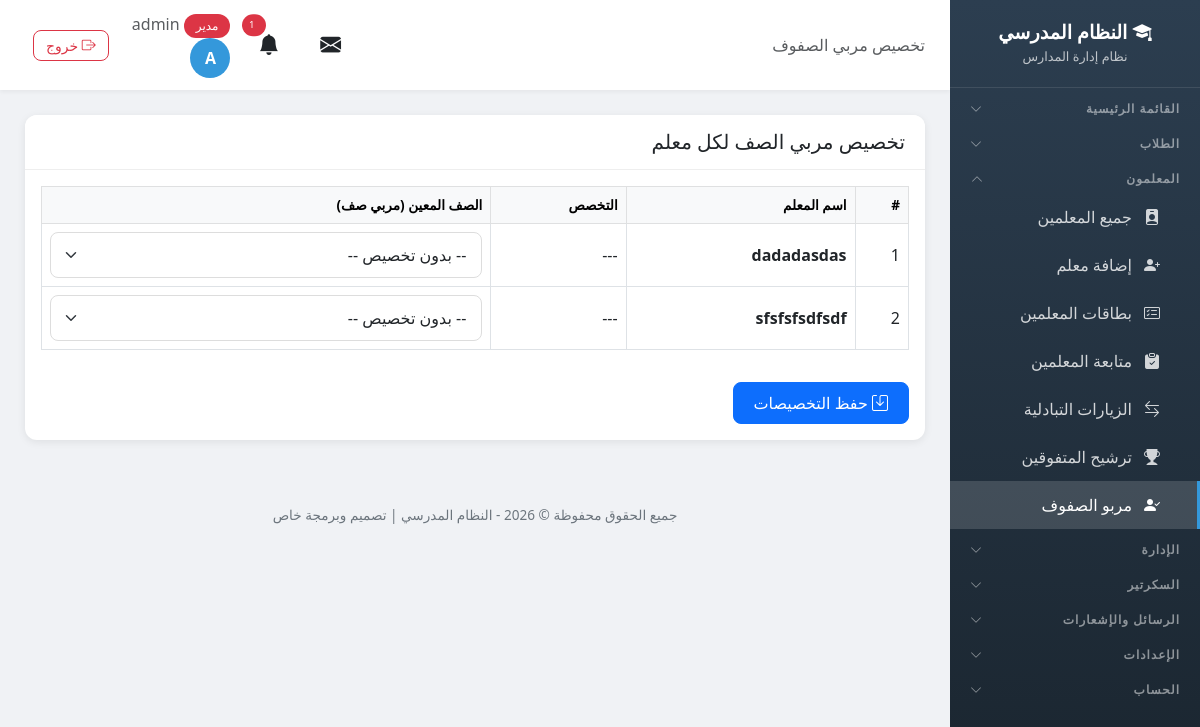
Screenshot of /guardians/ (signed in) with the database file from the repository.
### school/models.py (models this page shows, shortened)
class Profile(models.Model):
    ROLE_CHOICES = [
        ('admin', 'مدير'),
        ('vice_principal', 'نائب مدير'),
        ('secretary', 'سكرتير'),
        ('teacher', 'معلم'),
        ('student', 'طالب'),
    ]
    user = models.OneToOneField(User, on_delete=models.CASCADE, related_name='profile')
    role = models.CharField('الدور', max_length=20, choices=ROLE_CHOICES, default='student')
    phone = models.CharField('رقم الهاتف', max_length=20, blank=True)

class Teacher(models.Model):
    user = models.OneToOneField(User, on_delete=models.CASCADE, related_name='teacher_profile')
    full_name = models.CharField('الاسم الكامل', max_length=200)
    email = models.EmailField('البريد الإلكتروني', blank=True)
    phone = models.CharField('رقم الهاتف', max_length=20, blank=True)
    id_number = models.CharField('رقم الهوية', max_length=50, blank=True, help_text='رقم هوية المعلم الوطني')
    hire_date = models.DateField('تاريخ التعيين', null=True, blank=True)
    birth_date = models.DateField('تاريخ الميلاد', null=True, blank=True)
    qualification = models.CharField('المؤهل العلمي', max_length=200, blank=True, help_text='مثال: بكالوريوس، ماجستير، دكتوراه')
    specialization = models.CharField('التخصص', max_length=200, blank=True, help_text='مثال: رياضيات، فيزياء، لغة عربية')
    classes = models.ManyToManyField(Class, verbose_name='الصفوف', blank=True, related_name='teachers')
    subjects = models.ManyToManyField(Subject, verbose_name='المواد', blank=True, related_name='teachers')
    created_at = models.DateTimeField('تاريخ الإضافة', auto_now_add=True)
    class Meta:
        verbose_name = 'معلم'
        verbose_name_plural = 'المعلمون'

### school/views.py (the view, shortened to what this page needs)
# urls.py: path('guardians/', views.guardian_assign, name='guardian_assign'),
@login_required
def guardian_assign(request):
    if not has_perm(request.user, 'guardians', 'view'):
        messages.error(request, 'ليس لديك صلاحية')
        return redirect('dashboard')
    teachers = Teacher.objects.all().select_related('guardian_class').order_by('full_name')
    classes = Class.objects.all().order_by('name')
    return render(request, 'school/guardian_assign.html', {
        'teachers': teachers,
        'classes': classes,
    })

### school/models.py (called while the page is built, shortened)
def has_perm(user, module, action):
    if user.profile.role == 'admin':
        return True

### school/services.py (called while the page is built, shortened)
def send_visit_reminders():
    try:
        tomorrow = date.today() + timedelta(days=1)
        due = VisitProgram.objects.filter(visit_date=tomorrow, reminder_sent=False).select_related('teacher')
        if not due.exists():
            return
    except Exception as e:
        logger.error(f'خطأ في إرسال تذكيرات الزيارات: {e}')

### templates/school/guardian_assign.html (shortened to what this page needs)
{% extends 'school/base.html' %}
{% block page_heading %}تخصيص مربي الصفوف{% endblock %}
{% block content %}
<div class="card">
    <div class="card-header"><h5 class="mb-0">تخصيص مربي الصف لكل معلم</h5></div>
    <div class="card-body">
        <form method="post">
            <div class="table-responsive">
                <table class="table table-bordered table-hover">
                    <thead class="table-light">
                        <tr>
                            <th>#</th>
                            <th>اسم المعلم</th>
                            <th>التخصص</th>
                            <th>الصف المعين (مربي صف)</th>
                        </tr>
                    </thead>
                    <tbody>
                        {% for t in teachers %}
                        <tr>
                            <td>{{ forloop.counter }}</td>
                            <td><strong>{{ t.full_name }}</strong></td>
                            <td>{{ t.specialization|default:'---' }}</td>
                            <td style="min-width: 220px;">
                                <select name="guardian_{{ t.id }}" class="form-select">
                                    <option value="">-- بدون تخصيص --</option>
                                </select>
                            </td>
                        </tr>
                        {% empty %}
                        <tr>
                            <td colspan="4" class="text-center text-muted py-4">لا يوجد معلمون</td>
                        </tr>
                        {% endfor %}
                    </tbody>
                </table>
            </div>
            {% if teachers %}
            <div class="mt-3">
                <button type="submit" class="btn btn-primary"><i class="bi bi-save"></i> حفظ التخصيصات</button>
            </div>
            {% endif %}
        </form>
    </div>
</div>
{% endblock %}

### templates/school/base.html (shortened to what this page needs)
<!DOCTYPE html>
<html lang="ar" dir="rtl">
<head>
    <link href="https://cdn.jsdelivr.net/npm/bootstrap@5.3.0/dist/css/bootstrap.min.css" rel="stylesheet">
    <link href="https://cdn.jsdelivr.net/npm/bootstrap@5.3.0/dist/css/bootstrap.rtl.min.css" rel="stylesheet">
    <link rel="stylesheet" href="https://cdn.jsdelivr.net/npm/bootstrap-icons@1.11.0/font/bootstrap-icons.css">
    <link href="https://cdn.jsdelivr.net/npm/select2@4.1.0-rc.0/dist/css/select2.min.css" rel="stylesheet" />
    <link href="https://cdn.jsdelivr.net/npm/select2-bootstrap-5-theme@1.3.0/dist/select2-bootstrap-5-theme.rtl.min.css" rel="stylesheet" />
    <link rel="stylesheet" href="https://unpkg.com/leaflet@1.9.4/dist/leaflet.css" />
</head>
<body>
    {% if user.is_authenticated %}
    <div class="sidebar" id="sidebar">
        <div class="brand">
            <h4><i class="bi bi-mortarboard-fill"></i> النظام المدرسي</h4>
            <small>نظام إدارة المدارس</small>
        </div>
        {% if user.is_authenticated %}
        <button class="nav-section nav-toggle" type="button" data-target="collapse-main" aria-expanded="false">
            <span>القائمة الرئيسية</span><i class="bi bi-chevron-down"></i>
        </button>
        {% if 'students_view' in user_perms or 'students_add' in user_perms or 'notes_view' in user_perms or 'levels_view' in user_perms %}
        <button class="nav-section nav-toggle" type="button" data-target="collapse-students" aria-expanded="false">
            <span>الطلاب</span><i class="bi bi-chevron-down"></i>
        </button>
        {% endif %}
        {% if 'teachers_view' in user_perms or 'teachers_add' in user_perms or 'nominations_view' in user_perms or 'guardians_view' in user_perms %}
        <button class="nav-section nav-toggle" type="button" data-target="collapse-teachers" aria-expanded="false">
            <span>المعلمون</span><i class="bi bi-chevron-down"></i>
        </button>
        <div class="nav-collapse" id="collapse-teachers">
        {% endif %}
        {% if 'teachers_view' in user_perms %}
        <a href="{% url 'teacher_list' %}" class="nav-link {% if 'teacher' in request.resolver_match.url_name %}active{% endif %}">
            <i class="bi bi-person-badge-fill"></i> جميع المعلمين
        </a>
        {% endif %}
        {% if 'teachers_add' in user_perms %}
        <a href="{% url 'add_teacher' %}" class="nav-link {% if request.resolver_match.url_name == 'add_teacher' %}active{% endif %}">
            <i class="bi bi-person-plus-fill"></i> إضافة معلم
        </a>
        {% endif %}
        {% if 'teachers_view' in user_perms %}
        <a href="{% url 'teacher_cards_report' %}" class="nav-link {% if request.resolver_match.url_name == 'teacher_cards_report' %}active{% endif %}">
            <i class="bi bi-card-checklist"></i> بطاقات المعلمين
        </a>
        {% endif %}
        {% if 'teacher_followup_view' in user_perms %}
        <a href="{% url 'teacher_followups' %}" class="nav-link {% if 'followup' in request.resolver_match.url_name %}active{% endif %}">
            <i class="bi bi-clipboard-check-fill"></i> متابعة المعلمين
        </a>
        {% endif %}
        {% if 'reciprocal_visits_view' in user_perms and user.profile.role != 'teacher' %}
        <a href="{% url 'reciprocal_visit_list' %}" class="nav-link {% if 'reciprocal_visit' in request.resolver_match.url_name %}active{% endif %}">
            <i class="bi bi-arrow-left-right"></i> الزيارات التبادلية
        </a>
        {% endif %}
        {% if 'nominations_view' in user_perms %}
        <a href="{% url 'guardian_students' %}" class="nav-link {% if request.resolver_match.url_name == 'guardian_students' %}active{% endif %}">
            <i class="bi bi-trophy-fill"></i> ترشيح المتفوقين
        </a>
        {% endif %}
        {% if 'guardians_view' in user_perms %}
        <a href="{% url 'guardian_assign' %}" class="nav-link {% if request.resolver_match.url_name == 'guardian_assign' %}active{% endif %}">
            <i class="bi bi-person-check-fill"></i> مربو الصفوف
        </a>
        {% endif %}
        {% if 'teachers_view' in user_perms or 'teachers_add' in user_perms or 'nominations_view' in user_perms or 'guardians_view' in user_perms %}
        </div>
        {% endif %}
        {% if 'classes_view' in user_perms or 'subjects_view' in user_perms or 'announcements_view' in user_perms or 'agenda_view' in user_perms or 'leaves_view' in user_perms or 'lateness_view' in user_perms or 'meetings_view' in user_perms or 'supervisor_visits_view' in user_perms or 'inspection_visits_view' in user_perms or 'visit_program_view' in user_perms or 'absence_view' in user_perms or 'schedule_view' in user_perms or 'certificates_view' in user_perms or 'exams_view' in user_perms or 'survey_view' in user_perms %}
        <button class="nav-section nav-toggle" type="button" data-target="collapse-admin" aria-expanded="false">
            <span>الإدارة</span><i class="bi bi-chevron-down"></i>
        </button>
        {% endif %}
        {% if 'incoming_view' in user_perms or 'outgoing_view' in user_perms %}
        <button class="nav-section nav-toggle" type="button" data-target="collapse-secretary" aria-expanded="false">
            <span>السكرتير</span><i class="bi bi-chevron-down"></i>
        </button>
        {% endif %}
        {% if 'messages_view' in user_perms or 'messages_send' in user_perms %}
        <button class="nav-section nav-toggle" type="button" data-target="collapse-messages" aria-expanded="false">
            <span>الرسائل والإشعارات</span><i class="bi bi-chevron-down"></i>
        </button>
        {% endif %}
        {% if 'settings_accounts' in user_perms or 'settings_whatsapp' in user_perms or 'settings_links' in user_perms or user.profile.role == 'admin' %}
        <button class="nav-section nav-toggle" type="button" data-target="collapse-settings" aria-expanded="false">
            <span>الإعدادات</span><i class="bi bi-chevron-down"></i>
        </button>
        {% endif %}
        <button class="nav-section nav-toggle" type="button" data-target="collapse-account" aria-expanded="false">
            <span>الحساب</span><i class="bi bi-chevron-down"></i>
        </button>
        {% endif %}
    </div>
    <div class="main-content">
        <div class="top-bar">
            <div>
                <span class="d-none d-md-inline text-muted">{% block page_heading %}{% endblock %}</span>
            </div>
            <div class="user-info">
                <div class="dropdown d-inline-block mx-2" id="messageBell">
                    <button class="btn btn-link text-reset position-relative p-1" type="button" data-bs-toggle="dropdown" aria-expanded="false" style="font-size: 1.3rem;">
                        <i class="bi bi-envelope-fill"></i>
                    </button>
                </div>
                <div class="dropdown d-inline-block mx-2" id="notificationBell">
                    <button class="btn btn-link text-reset position-relative p-1" type="button" data-bs-toggle="dropdown" aria-expanded="false" style="font-size: 1.3rem;">
                        <i class="bi bi-bell-fill"></i>
                        {% if unread_notifications_count > 0 %}
                        <span class="position-absolute top-0 start-100 translate-middle badge rounded-pill bg-danger" style="font-size: 0.6rem;">
                            {{ unread_notifications_count }}
                        </span>
                        {% endif %}
                    </button>
                </div>
                <a href="{% url 'my_account' %}" class="text-decoration-none text-reset">
                    <span class="text-muted d-none d-sm-inline">
                        <span class="badge bg-{% if user.profile.role == 'admin' %}danger{% elif user.profile.role == 'teacher' %}success{% else %}info{% endif %}">
                            {{ user.profile.get_role_display }}
                        </span>
                        {{ user.first_name|default:user.username }}
                    </span>
                    <div class="avatar">{{ user.first_name|first|default:user.username|first|upper }}</div>
                </a>
                <a href="{% url 'logout' %}" class="btn btn-sm btn-outline-danger ms-2" title="تسجيل الخروج">
                    <i class="bi bi-box-arrow-right"></i> <span class="d-none d-sm-inline">خروج</span>
                </a>
            </div>
        </div>
        <div class="page-content">
            {% block content %}{% endblock %}
        </div>
        <div class="footer no-print">
            <p>جميع الحقوق محفوظة &copy; {% now "Y" %} - النظام المدرسي | تصميم وبرمجة خاص</p>
        </div>
    </div>
    {% endif %}
</body>
</html>

### templates/school/base.html (style rules this page uses)
:root { --primary-color: #2c3e50; --secondary-color: #3498db; --accent-color: #e74c3c; --success-color: #27ae60; --warning-color: #f39c12; --info-color: #17a2b8; --sidebar-width: 250px; }
body { font-family: 'Segoe UI', Tahoma, sans-serif; background-color: #f0f2f5; overflow-x: hidden; }
.sidebar { position: fixed; top: 0; right: 0; height: 100vh; width: var(--sidebar-width); background: linear-gradient(180deg, var(--primary-color) 0%, #1a252f 100%); color: #fff; z-index: 1000; transition: all 0.3s ease; overflow-y: auto; }
.sidebar .brand { padding: 20px 15px; text-align: center; border-bottom: 1px solid rgba(255,255,255,0.1); }
.sidebar .brand h4 { margin: 0; font-weight: 700; font-size: 1.2rem; }
.sidebar .brand small { color: rgba(255,255,255,0.7); font-size: 0.8rem; }
.sidebar .nav-link { color: rgba(255,255,255,0.8); padding: 12px 20px; border-right: 3px solid transparent; transition: all 0.2s ease; display: flex; align-items: center; gap: 10px; }
.sidebar .nav-link.active { background: rgba(255,255,255,0.15); color: #fff; border-right-color: var(--secondary-color); }
.sidebar .nav-link i { width: 20px; text-align: center; }
.sidebar .nav-section { padding: 15px 20px 5px; font-size: 0.7rem; text-transform: uppercase; color: rgba(255,255,255,0.4); letter-spacing: 1px; }
.sidebar .nav-toggle { display: flex; justify-content: space-between; align-items: center; width: 100%; background: none; border: none; padding: 12px 20px 5px; cursor: pointer; text-align: right; font-size: 0.75rem; font-weight: 700; letter-spacing: 1px; color: rgba(255,255,255,0.5); transition: color 0.2s ease; }
.sidebar .nav-toggle .bi-chevron-down { transition: transform 0.3s ease; }
.sidebar .nav-toggle.open .bi-chevron-down { transform: rotate(180deg); }
.sidebar .nav-collapse { display: none; }
.sidebar .nav-collapse .nav-link { padding-right: 35px; }
.main-content { margin-right: var(--sidebar-width); min-height: 100vh; transition: all 0.3s ease; }
.top-bar { background: #fff; padding: 12px 25px; box-shadow: 0 2px 4px rgba(0,0,0,0.05); display: flex; justify-content: space-between; align-items: center; position: sticky; top: 0; z-index: 999; }
.top-bar .user-info { display: flex; align-items: center; gap: 15px; }
.top-bar .user-info .avatar { width: 40px; height: 40px; border-radius: 50%; background: var(--secondary-color); color: #fff; display: flex; align-items: center; justify-content: center; font-weight: bold; }
.page-content { padding: 25px; }
.card { border: none; border-radius: 12px; box-shadow: 0 2px 8px rgba(0,0,0,0.08); transition: all 0.3s ease; margin-bottom: 20px; }
.card-header { background: #fff; border-bottom: 1px solid #eee; padding: 15px 20px; font-weight: 600; border-radius: 12px 12px 0 0 !important; }
.table th { background: #f8f9fa; font-weight: 600; font-size: 0.85rem; }
.table td { vertical-align: middle; }
.btn { border-radius: 8px; font-weight: 500; padding: 8px 20px; }
.btn-sm { padding: 4px 12px; }
.badge { padding: 6px 12px; border-radius: 20px; font-weight: 500; }
.form-control, .form-select { border-radius: 8px; padding: 10px 15px; border: 1px solid #ddd; }
.footer { text-align: center; padding: 20px; color: #6c757d; font-size: 0.85rem; }

### rows the page displays
Teacher: full_name "dadadasdas", specialization "---"
Teacher: full_name "sfsfsfsdfsdf", specialization "---"

### other values shown
{{ unread_notifications_count }} "1"
{{ user.profile.get_role_display }} "مدير"
{{ user.first_name|default:user.username }} "admin"
{{ user.first_name|first|default:user.username|first|upper }} "A"
